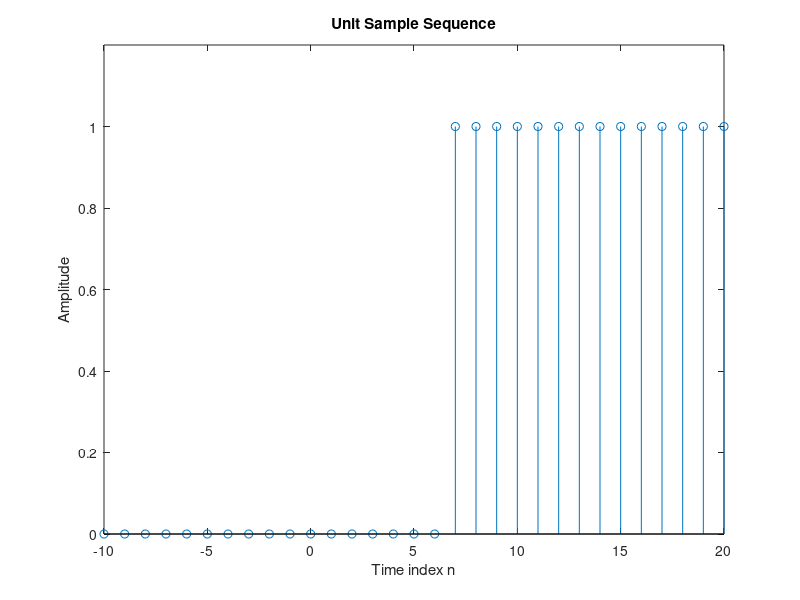

Here is the MATLAB script that generated this plot:
% Program P1_1
% Generation of a Unit Sample Sequence 
clf;
% Generate a vector from -10 to 20
n = -10:20;
% Generate the unit sample sequence
sd = [zeros(1,17) 1 ones(1,13)];
% Plot the unit sample sequence
stem(n,sd);
xlabel('Time index n');ylabel('Amplitude');
title('Unit Sample Sequence');
axis([-10 20 0 1.2]);
